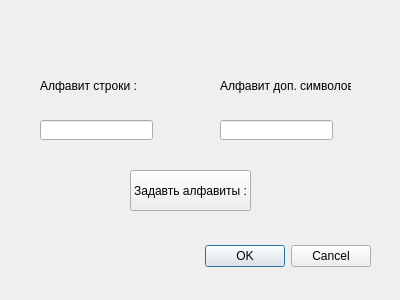
<?xml version="1.0" encoding="UTF-8"?>
<ui version="4.0">
 <class>GettingAlphabet</class>
 <widget class="QDialog" name="GettingAlphabet">
  <property name="geometry">
   <rect>
    <x>0</x>
    <y>0</y>
    <width>400</width>
    <height>300</height>
   </rect>
  </property>
  <property name="windowTitle">
   <string>Dialog</string>
  </property>
  <widget class="QDialogButtonBox" name="buttonBox">
   <property name="geometry">
    <rect>
     <x>30</x>
     <y>240</y>
     <width>341</width>
     <height>32</height>
    </rect>
   </property>
   <property name="orientation">
    <enum>Qt::Orientation::Horizontal</enum>
   </property>
   <property name="standardButtons">
    <set>QDialogButtonBox::StandardButton::Cancel|QDialogButtonBox::StandardButton::Ok</set>
   </property>
  </widget>
  <widget class="QPushButton" name="btnSetAlphabet">
   <property name="geometry">
    <rect>
     <x>130</x>
     <y>170</y>
     <width>121</width>
     <height>41</height>
    </rect>
   </property>
   <property name="text">
    <string>Задавть алфавиты :</string>
   </property>
  </widget>
  <widget class="QLineEdit" name="lineEditAlphabet">
   <property name="geometry">
    <rect>
     <x>40</x>
     <y>120</y>
     <width>113</width>
     <height>20</height>
    </rect>
   </property>
  </widget>
  <widget class="QLineEdit" name="lineEditExtra">
   <property name="geometry">
    <rect>
     <x>220</x>
     <y>120</y>
     <width>113</width>
     <height>20</height>
    </rect>
   </property>
  </widget>
  <widget class="QLabel" name="label">
   <property name="geometry">
    <rect>
     <x>40</x>
     <y>70</y>
     <width>121</width>
     <height>31</height>
    </rect>
   </property>
   <property name="text">
    <string>Алфавит строки :</string>
   </property>
  </widget>
  <widget class="QLabel" name="label_2">
   <property name="geometry">
    <rect>
     <x>220</x>
     <y>70</y>
     <width>131</width>
     <height>31</height>
    </rect>
   </property>
   <property name="text">
    <string>Алфавит доп. символов :</string>
   </property>
  </widget>
 </widget>
 <resources/>
 <connections>
  <connection>
   <sender>buttonBox</sender>
   <signal>accepted()</signal>
   <receiver>GettingAlphabet</receiver>
   <slot>accept()</slot>
   <hints>
    <hint type="sourcelabel">
     <x>248</x>
     <y>254</y>
    </hint>
    <hint type="destinationlabel">
     <x>157</x>
     <y>274</y>
    </hint>
   </hints>
  </connection>
  <connection>
   <sender>buttonBox</sender>
   <signal>rejected()</signal>
   <receiver>GettingAlphabet</receiver>
   <slot>reject()</slot>
   <hints>
    <hint type="sourcelabel">
     <x>316</x>
     <y>260</y>
    </hint>
    <hint type="destinationlabel">
     <x>286</x>
     <y>274</y>
    </hint>
   </hints>
  </connection>
 </connections>
</ui>
